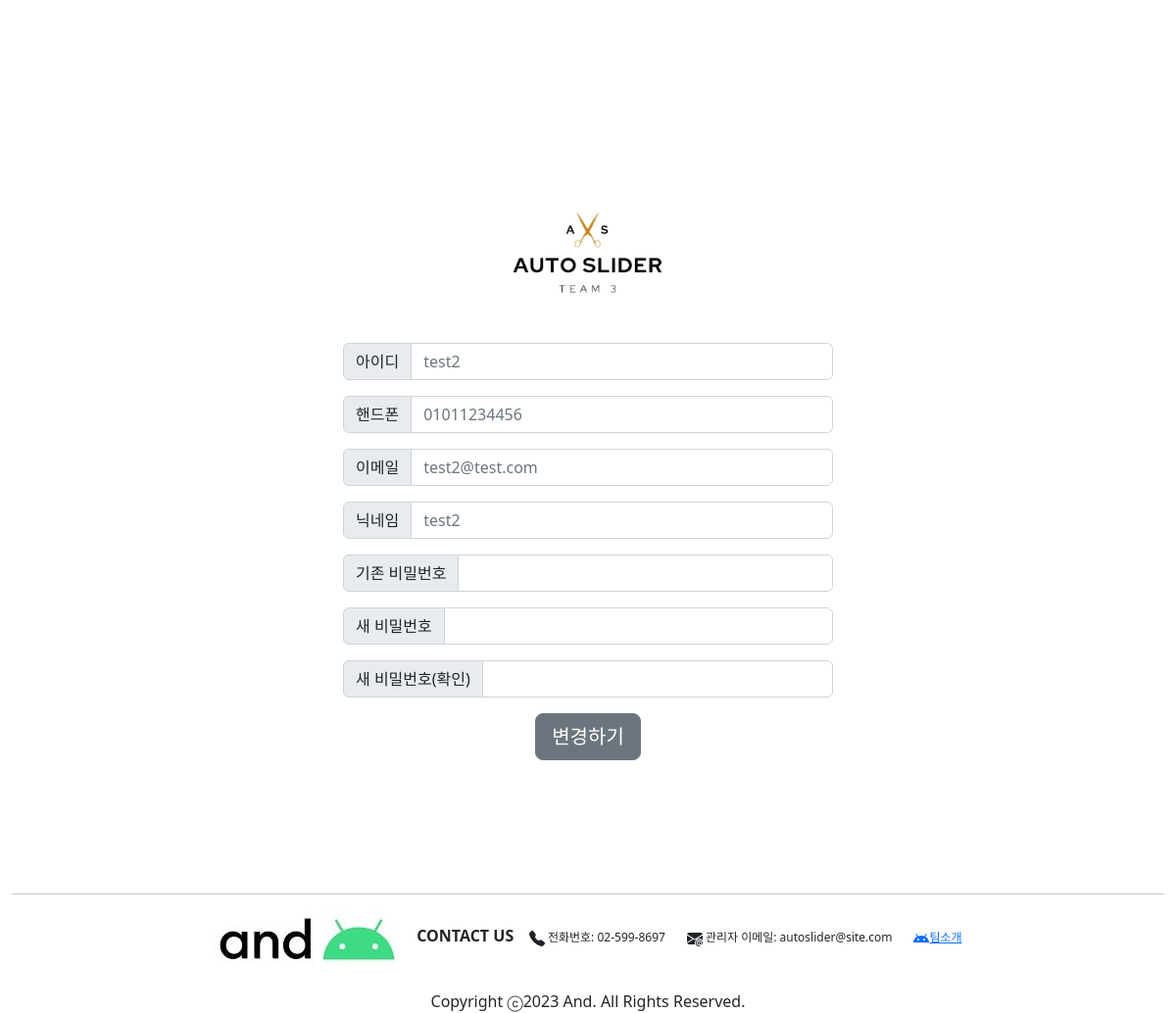
The page /profile/ (signed in) on the database its author committed.
### common/models.py (models this page shows, shortened)
class CustomUser(AbstractUser):
    nickname = models.CharField(max_length=20, default='')
    phone_regex = RegexValidator(regex=r'^01([0|1|6|7|8|9])-?([0-9]{3,4})-?([0-9]{4})$') # 정규식 011-123-4567 혹은 010-1234-5678 기준
    phone = models.CharField(validators=[phone_regex], max_length=13, unique=True, verbose_name='phone', null=False, blank=False) # 010-1234-5678 기준 갯수
    USERNAME_FIELD = 'username'
    REQUIRED_FIELDS = ['phone', 'nickname', 'email']
    first_name = None
    last_name = None

### common/views.py (the view)
# urls.py: path('profile/', views.profile, name='profile'),
def profile(request):
    if request.method == 'POST':
        form = ChangeForm(request.POST, instance=request.user)
        form_pw = PasswordChangeForm(request.user, request.POST)
        if form.is_valid() and form_pw.is_valid():
            form.save()
            form_pw.save()
            new_password1 = form_pw.cleaned_data.get('new_password1')
            user = authenticate(password=new_password1)  # 사용자 인증
            auth_login(request, user)  # 로그인
            return redirect('common:login')
        else:
            new_password1 = request.POST.get('new_password1')
            new_password2 = request.POST.get('new_password2')
            context = {'new_password1': new_password1, 'new_password2': new_password2}
            return render(request, 'common/profile.html', context)
    else:
        form = ChangeForm(instance=request.user)
        form_pw = PasswordChangeForm(request.user)
        return render(request, 'common/profile.html', {'form':form, 'form_pw':form_pw})

### common/forms.py
class ChangeForm(UserChangeForm):
    nickname = forms.CharField(max_length=20)
    class Meta(UserChangeForm):
        model = CustomUser
        fields = ['username', 'password', 'nickname', 'phone', 'email']

### templates/common/profile.html (shortened to what this page needs)
<!DOCTYPE html>
<html lang="en">
<head>
</head>
<body>
{% extends 'base_2.html' %}
{% block content %}
<div id ="logo_div" class="logo">
    <a href="{% url 'common:login' %}">
        <img id="logo_img" src="/static/img/logo3.png" class="img-fluid">
    </a>
</div>
<div style="width:500px; margin: 0px auto; text-align:center; position:relative; top:250px">
    <form method="post" action="">
        <div class="input-group mb-3">
            <span class="input-group-text" id="username">아이디</span>
            <input name="username" type="text" class="form-control" placeholder="{{ form.instance.username }}" aria-label="Username" aria-describedby="basic-addon1" required>
        </div>
        <div class="input-group mb-3">
            <span class="input-group-text" id="phone">핸드폰</span>
            <input name="phone" type="text" class="form-control" placeholder="{{ form.instance.phone }}" aria-label="Username" aria-describedby="basic-addon1" required>
        </div>
        <div class="input-group mb-3">
            <span class="input-group-text" id="email">이메일</span>
            <input name="email" type="text" class="form-control" placeholder="{{ form.instance.email }}" aria-label="Username" aria-describedby="basic-addon1" required>
        </div>
        <div class="input-group mb-3">
            <span class="input-group-text" id="nickname">닉네임</span>
            <input  name="nickname" type="text" class="form-control" placeholder="{{ form.instance.nickname }}" aria-label="Username" aria-describedby="basic-addon1" required>
        </div>
        <div class="input-group mb-3">
            <span class="input-group-text" id="old_password">기존 비밀번호</span>
            <input name="old_password" type="password" class="form-control" aria-label="Username" aria-describedby="basic-addon1" required>
        </div>
        <div class="input-group mb-3">
            <span class="input-group-text" id="new_password1">새 비밀번호</span>
            <input name="new_password1" type="password" class="form-control" aria-label="new_password1" aria-describedby="basic-addon1" required>
        </div>
        <div class="input-group mb-3">
            <span class="input-group-text" id="new_password2">새 비밀번호(확인)</span>
            <input name="new_password2" type="password" class="form-control" aria-label="new_password2" aria-describedby="basic-addon1" required>
        </div>
            <div id="login_div">
                <button type="submit" class="btn btn-secondary btn-lg">변경하기</button>
            </div>
    </form>
</div>
        <div id="footer_div">
        <hr>
        <div id="footer_font">
            <img src="../../static/img/andlogo.jpg" alt="logoimage">&nbsp;&nbsp;&nbsp;&nbsp;&nbsp;
            <B style = "font-size:16px">CONTACT US&nbsp;&nbsp;&nbsp;</B>
            <i class="bi bi-telephone-fill">
            </i> 전화번호: 02-599-8697 &nbsp;&nbsp;&nbsp;&nbsp;&nbsp;
            <i class="bi bi-house-door-fill">
            </i> 관리자 이메일: autoslider@site.com &nbsp;&nbsp;&nbsp;&nbsp;&nbsp;
        <a href="{% url 'common:produce' %}">
            팀소개</a>
        </div>
    <br>
    <p id="footer_Copyright">Copyright ⓒ2023 And.&nbsp;All Rights Reserved.</p>
        </div>
{% endblock %}

### static/style.css (style rules this page uses)
#logo_div { text-align:center; }
#logo_img { position:relative; top:200px; width:200px; height:100px; }
#login_div { text-align:center; }
#footer_div { position:relative; top:370px; }
#footer_font { text-align:center; font-size:12px; }
#footer_Copyright { text-align:center; }

### rows shown on the page
CustomUser: username "test2", phone "01011234456", email "test2@test.com", nickname "test2"
